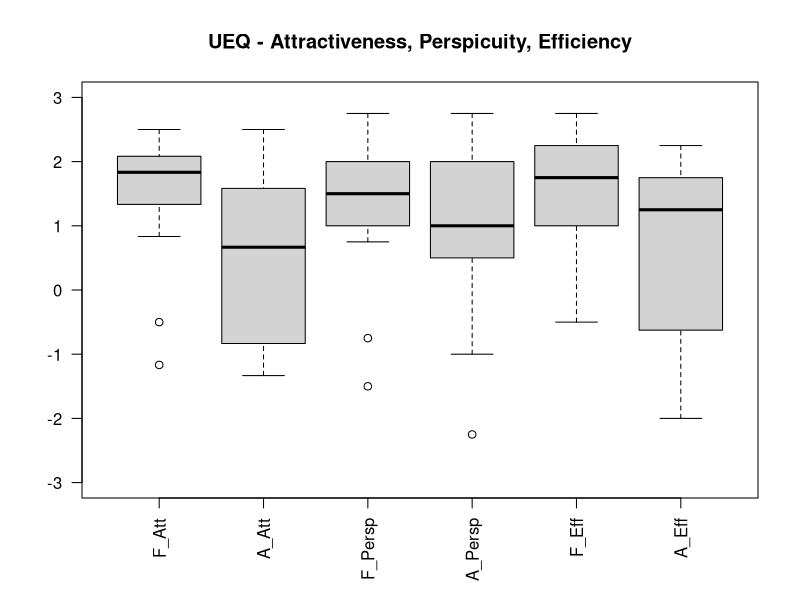
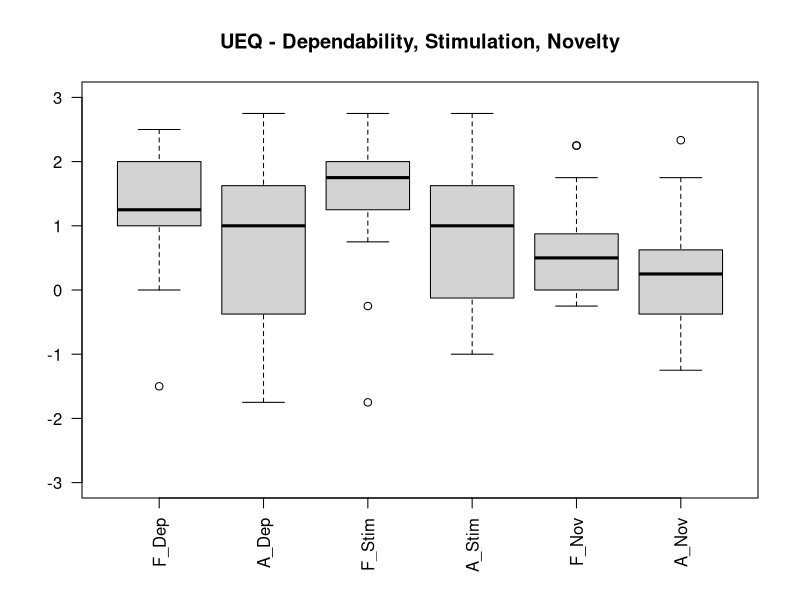
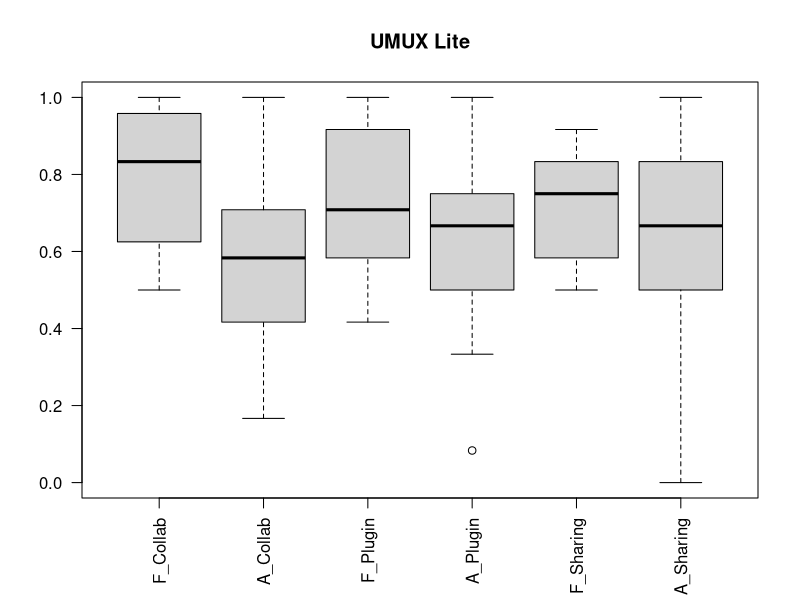
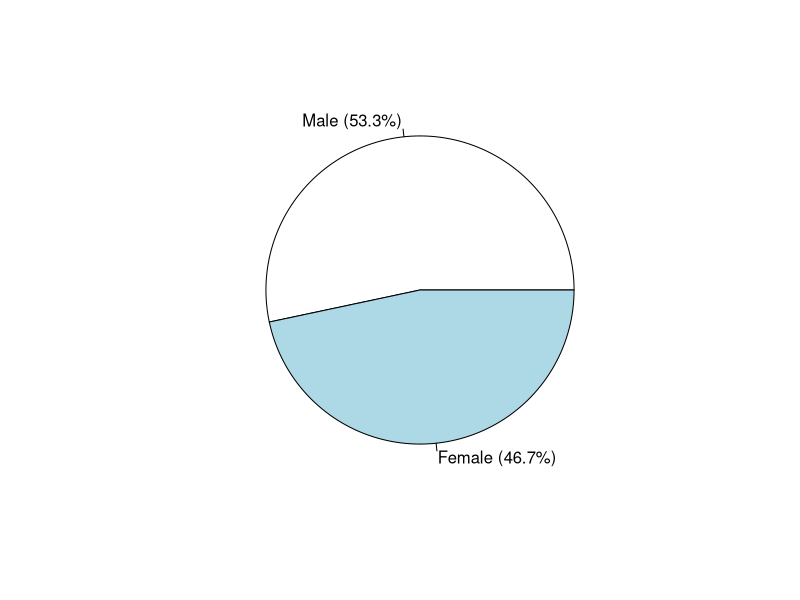

Recreate these plots in R, in order.
# og_DATA <- read.csv2("FA_DATA.csv")
DATA <- read.csv2("FA_DATA.csv")

toBeReversed <- c(FALSE, FALSE, TRUE, TRUE, TRUE,
                  FALSE, FALSE, FALSE, TRUE, TRUE,
                  FALSE, TRUE, FALSE, FALSE, FALSE,
                  FALSE, TRUE, TRUE, TRUE, FALSE,
                  TRUE, FALSE, TRUE, TRUE, TRUE, FALSE)


############################### UEQ questionnaire analysis ##################################### # nolint
# clean up the data
# convert 1-7 Likert values to range (-3, 3)

for (i in c(1:26)){
    if (toBeReversed[i] == TRUE) {
        # Figma items
        DATA[, i + 10] <- 4 - DATA[, i + 10];
        # Adobe XD items
        DATA[, i + 36] <- 4 - DATA[, i + 36];
    } else {
        # Figma items
        DATA[, i + 10] <- DATA[, i + 10] - 4;
        # Adobe XD items
        DATA[, i + 36] <- DATA[, i + 36] - 4;
    }
}


# column numbers for every scale
attractiveness_col <- c(1, 12, 14, 16, 24, 25)
perspicuity_col <- c(2, 4, 13, 21)
efficiency_col <- c(9, 20, 22, 23)
dependability_col <- c(8, 11, 17, 19)
stimulation_col <- c(5, 6, 7, 18)
novelty_col <- c(3, 10, 15, 26)


# Figma means for every user
f_attractiveness_users <- apply(DATA[, attractiveness_col+10], 1, mean, na.rm= TRUE)
f_perspicuity_users <- apply(DATA[, perspicuity_col+10], 1, mean, na.rm= TRUE)
f_efficiency_users <- apply(DATA[, efficiency_col+10], 1, mean, na.rm= TRUE)
f_dependability_users <- apply(DATA[, dependability_col+10], 1, mean, na.rm= TRUE)
f_stimulation_users <- apply(DATA[, stimulation_col+10], 1, mean, na.rm= TRUE)
f_novelty_users <- apply(DATA[, novelty_col+10], 1, mean, na.rm= TRUE)

# general Figma means for every scale
f_attractiveness_mean = mean(f_attractiveness_users, na.rm= TRUE)
f_perspicuity_mean = mean(f_perspicuity_users, na.rm= TRUE)
f_efficiency_mean = mean(f_efficiency_users, na.rm= TRUE)
f_dependability_mean = mean(f_dependability_users, na.rm= TRUE)
f_stimulation_mean = mean(f_stimulation_users, na.rm= TRUE)
f_novelty_mean = mean(f_novelty_users, na.rm= TRUE)



# Adobe means for every user
a_attractiveness_users <- apply(DATA[, attractiveness_col+36], 1, mean, na.rm= TRUE)
a_perspicuity_users <- apply(DATA[, perspicuity_col+36], 1, mean, na.rm= TRUE)
a_efficiency_users <- apply(DATA[, efficiency_col+36], 1, mean, na.rm= TRUE)
a_dependability_users <- apply(DATA[, dependability_col+36], 1, mean, na.rm= TRUE)
a_stimulation_users <- apply(DATA[, stimulation_col+36], 1, mean, na.rm= TRUE)
a_novelty_users <- apply(DATA[, novelty_col+36], 1, mean, na.rm= TRUE)

# general Adobe means for every scale
a_attractiveness_mean = mean(a_attractiveness_users, na.rm= TRUE)
a_perspicuity_mean = mean(a_perspicuity_users, na.rm= TRUE)
a_efficiency_mean = mean(a_efficiency_users, na.rm= TRUE)
a_dependability_mean = mean(a_dependability_users, na.rm= TRUE)
a_stimulation_mean = mean(a_stimulation_users, na.rm= TRUE)
a_novelty_mean = mean(a_novelty_users, na.rm= TRUE)





###################################### UMUX Lite ##########################################

# cleaning the data
# subtract 1 from every item

# cycling through the items
for (i in c(1:6)){
    #Figma items
    DATA[, i + 62] <- DATA[, i + 62] - 1;
    #Adobe items
    DATA[, i + 68] <- DATA[, i + 68] - 1;
}

# column numbers for every feature
coll_col <- c(1,2)
plug_col <- c(3,4)
shar_col <- c(5,6)


# Figma sum for every user
f_collaboration_users <- apply(DATA[, coll_col + 62], 1, sum) / 12
f_plugin_users <- apply(DATA[, plug_col + 62], 1, sum) / 12
f_sharing_users <- apply(DATA[, shar_col + 62], 1, sum) / 12

# Figma mean for every UMUX Lite
f_collaboration_mean = mean(f_collaboration_users, na.rm= TRUE)
f_plugin_mean = mean(f_plugin_users, na.rm= TRUE)
f_sharing_mean = mean(f_sharing_users, na.rm= TRUE)


# Adobe sum for every user
a_collaboration_users <- apply(DATA[, coll_col + 68], 1, sum) / 12
a_plugin_users <- apply(DATA[, plug_col + 68], 1, sum) / 12
a_sharing_users <- apply(DATA[, shar_col + 68], 1, sum) / 12

# Adobe mean for every UMUX Lite
a_collaboration_mean = mean(a_collaboration_users, na.rm= TRUE)
a_plugin_mean = mean(a_plugin_users, na.rm= TRUE)
a_sharing_mean = mean(a_sharing_users, na.rm= TRUE)


###################################### T-TEST UEQ ##########################################

#get Figma sample mean for comparison
#get Adobe XD sample mean for comparison
#Paired t test for Attractiveness
round(f_attractiveness_mean, digits = 2) 
round(a_attractiveness_mean, digits = 2) 
t.test(f_attractiveness_users, a_attractiveness_users, paired = TRUE)

#get Figma sample mean for comparison
#get Adobe XD sample mean for comparison
#Paired t test for Perspicuity
round(f_perspicuity_mean, digits = 2) 
round(a_perspicuity_mean, digits = 2) 
t.test(f_perspicuity_users, a_perspicuity_users, paired = TRUE)

#get Figma sample mean for comparison
#get Adobe XD sample mean for comparison
#Paired t test for Efficiency
round (f_efficiency_mean, digits = 2)
round (a_efficiency_mean, digits = 2)
t.test(f_efficiency_users, a_efficiency_users, paired = TRUE)

#get Figma sample mean for comparison
#get Adobe XD sample mean for comparison
#Paired t test for Dependability
round (f_dependability_mean, digits = 2)
round(a_dependability_mean, digits = 2)
t.test(f_dependability_users, a_dependability_users, paired = TRUE)

#get Figma sample mean for comparison
#get Adobe XD sample mean for comparison
#Paired t test for Stimulation
round(f_stimulation_mean, digits = 2)
round(a_stimulation_mean, digits = 2)
t.test(f_stimulation_users, a_stimulation_users, paired = TRUE)

#get Figma sample mean for comparison
#get Adobe XD sample mean for comparison
#Paired t test for Novelty
round(f_novelty_mean, digits = 2)
round(a_novelty_mean, digits = 2)
t.test(f_novelty_users, a_novelty_users, paired = TRUE)


###################################### T-TEST UMUX Lite ##########################################

#get Figma sample mean for comparison
#get Adobe XD sample mean for comparison
#Paired t test for Collaboration
round(f_collaboration_mean, digits = 2) 
round(a_collaboration_mean, digits = 2) 
t.test(f_collaboration_users, a_collaboration_users, paired = TRUE)

#get Figma sample mean for comparison
#get Adobe XD sample mean for comparison
#Paired t test for Plugin
round(f_plugin_mean, digits = 2)
round(a_plugin_mean, digits = 2)
t.test(f_plugin_users, a_plugin_users, paired = TRUE)

#get Figma sample mean for comparison
#get Adobe XD sample mean for comparison
#Paired t test for Sharing
round(f_sharing_mean, digits = 2)
round(a_sharing_mean, digits = 2)
t.test(f_sharing_users, a_sharing_users, paired = TRUE)



############################### T-TEST FAMILIARITY ####################################

#Paired t-test for familiarity
round(mean(DATA$F_Fam), digits = 2)
round(mean(DATA$A_Fam), digits = 2)
t.test(DATA$F_Fam,DATA$A_Fam, paired = TRUE)



############################### BOX PLOTS ####################################


#### UEQ ###

#Scales graphs are splitted for clarity

#Put values in two dataframes
UEQ <- data.frame(f_attractiveness_users, a_attractiveness_users, f_perspicuity_users, a_perspicuity_users,f_efficiency_users,a_efficiency_users)
UEQ2 <- data.frame(f_dependability_users, a_dependability_users, f_stimulation_users, a_stimulation_users, f_novelty_users, a_novelty_users)

#Boxplot for Attractiveness, Perspicuity, Efficiency
boxplot(UEQ, names = c("F_Att","A_Att","F_Persp","A_Persp","F_Eff","A_Eff"), main = "UEQ - Attractiveness, Perspicuity, Efficiency", las = 2, ylim = c(-3,3))

#Boxplot for Attractiveness, Perspicuity, Efficiency
boxplot(UEQ2, names = c("F_Dep", "A_Dep", "F_Stim","A_Stim","F_Nov","A_Nov"), main = "UEQ - Dependability, Stimulation, Novelty", las = 2, ylim = c(-3,3))


#### UMUX Lite ###

#Put values in a dataframe
UMUX <- data.frame(f_collaboration_users, a_collaboration_users, f_plugin_users, a_plugin_users, f_sharing_users, a_sharing_users)

#Boxplot for usability scores
boxplot(UMUX, names = c("F_Collab","A_Collab","F_Plugin","A_Plugin","F_Sharing","A_Sharing"), main = "UMUX Lite", las = 2, ylim = c(0,1))




#################################### Demographics #########################################

# convert into nominal variable -> as.factor(DATA$Gender)
# print gender demographics
gender_percentage= round(100*table(as.factor(DATA$Gender))/sum(table(as.factor(DATA$Gender))), digits = 1)

gender_label = paste(as.factor(DATA$Gender)," (", gender_percentage,"%)", sep = "")

# quartz()
# window()
pie(table(as.factor(DATA$Gender)), labels=gender_label)
